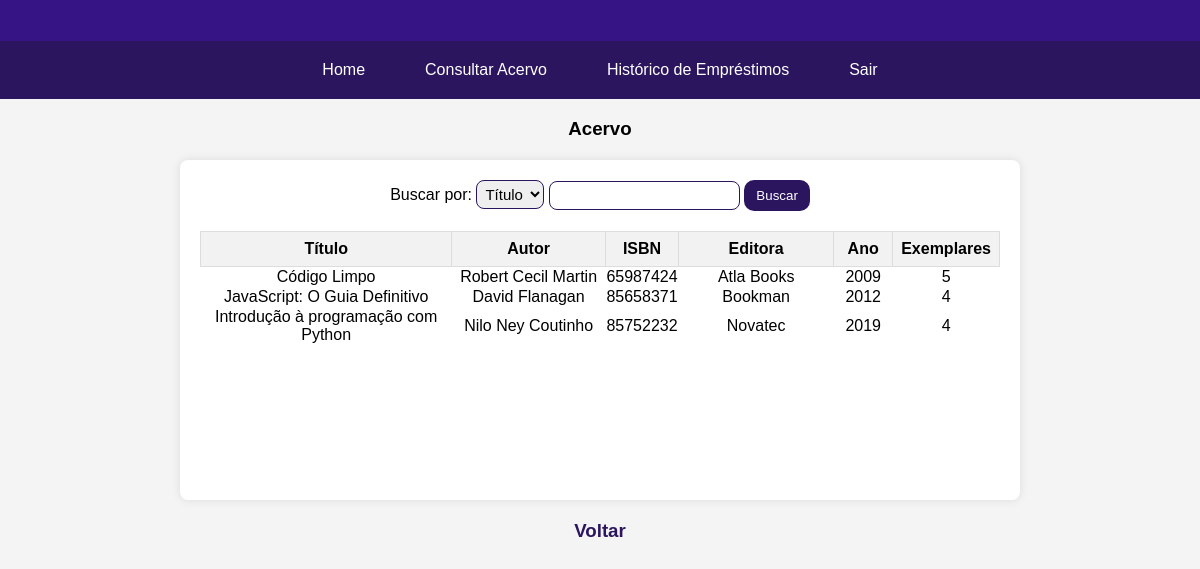
The app's page /usuario/acervo with its own data.
### app.py (models this page shows)
class Livro(db.Model):
    id = db.Column(db.Integer, primary_key=True)
    isbn = db.Column(db.String(20), unique = True, nullable = False)
    titulo = db.Column(db.String(200), nullable=False)
    autor = db.Column(db.String(100), nullable=False)
    editora = db.Column(db.String(200), nullable=False)
    ano = db.Column(db.String(100), nullable=False)
    disponivel = db.Column(db.Boolean, default=True)
    quantidade_exemplares = db.Column(db.Integer, nullable=False)

### app.py (the view)
@app.route('/usuario/acervo')
def acervo_usuario():
    tipo_busca = request.args.get('tipo_busca', 'titulo') #obtém o valor do parâmetro tipo_busca
    termo_busca = request.args.get('termo_busca', '') #obtém o valor do parâmetro termo_busca
    query = Livro.query
    if tipo_busca == 'titulo':
        query = query.filter(Livro.titulo.contains(termo_busca))
    elif tipo_busca == 'autor':
        query = query.filter(Livro.autor.contains(termo_busca))
    livros = query.all()
    if not livros:
        mensagem = 'Nenhum livro encontrado.'
        return render_template('acervo_usuario.html', mensagem=mensagem, tipo_busca=tipo_busca, termo_busca=termo_busca)
    return render_template('acervo_usuario.html', livros=livros, tipo_busca=tipo_busca, termo_busca=termo_busca)

### templates/acervo_usuario.html (shortened to what this page needs)
<!DOCTYPE html>
<html lang="pt-br">
<head>
    <link rel="stylesheet" href="/static/acervo_usuario.css">
</head>
<body>
    <header>
    </header>
    <nav>
        <a href="/usuario">Home</a>
        <a href="/usuario/acervo">Consultar Acervo</a>
        <a href="/usuario/historico">Histórico  de Empréstimos</a>
        <a href="/">Sair</a>
    </nav>
    <h3>Acervo</h3>
    <div>
        <form method="get" action="/usuario/acervo">
            <label for="tipo_busca">Buscar por:</label>
            <select name="tipo_busca">
                <option value="titulo" {% if tipo_busca == 'titulo' %}selected{% endif %}>Título</option>
            </select>
            <input type="text" name="termo_busca" value="{{ termo_busca }}">
            <button type="submit">Buscar</button>
        </form>
        {% if mensagem %}
            {{ mensagem }}
        {% else %}
            <table>
                <thead>
                    <tr>
                        <th class="titulo">Título</th>
                        <th class="autor">Autor</th>
                        <th class="isbn">ISBN</th>
                        <th class="editora">Editora</th>
                        <th class="ano">Ano</th>
                        <th>Exemplares</th>
                    </tr>
                </thead>
                <tbody>
                    {% for livro in livros %}
                    <tr>
                        <td>{{livro.titulo}}</td>
                        <td>{{livro.autor}}</td>
                        <td>{{livro.isbn}}</td>
                        <td>{{livro.editora}}</td>
                        <td>{{livro.ano}}</td>
                        <td>{{livro.quantidade_exemplares}}</td>
                    </tr>
                    {% endfor %}
                </tbody>
            </table>
        {% endif %}
    </div>
    <h3><a href="/usuario">Voltar</a></h3>
</body>
</html>

### static/acervo_usuario.css (style rules this page uses)
body { font-family: 'Arial', sans-serif; background-color: #f4f4f4; margin: 0; padding: 0; }
header { background-color: #361486; color: #fff; padding: 10px 0; text-align: center; }
nav { display: flex; justify-content: center; background-color: #2b155e; padding: 10px 0; }
nav a { color: #fff; text-decoration: none; padding: 10px 20px; margin: 0 10px; border-radius: 4px; }
div { max-width: 1000px; margin: 20px auto; background-color: #fff; padding: 20px; box-shadow: 0 0 10px rgba(0, 0, 0, 0.1); border-radius: 8px; }
.titulo { width: 350px; }
.autor, .editora { width: 200px; }
.ano { width: 50px; }
h3, form { text-align: center; }
form { text-align: center; }
input { border-radius: 8px; border-style: solid; border-color: #2b155e; border-width: 1px; padding: 6px; }
select { border-radius: 8px; border-style: solid; border-color: #2b155e; border-width: 1px; padding: 4px; font-size: 15px; }
button { background-color: #2b155e; border-radius: 10px; color: white; padding: 8px 12px; border: none; cursor: pointer; }
div { max-width: 800px; height: 300px; margin: 20px auto; background-color: #fff; padding: 20px; box-shadow: 0 0 10px rgba(0, 0, 0, 0.1); border-radius: 8px; overflow-y: scroll; }
h3 { text-align: center; }
a { text-decoration: none; color: #2b155e; }
table { width: 100%; border-collapse: collapse; margin-top: 20px; }
th { background-color: #f2f2f2; border: 1px solid #dddddd; text-align: center; padding: 8px; }
td { text-align: center; }

### records on screen
Livro: titulo "Código Limpo", autor "Robert Cecil Martin", isbn "65987424", editora "Atla Books", ano "2009", quantidade_exemplares "5"
Livro: titulo "JavaScript: O Guia Definitivo", autor "David Flanagan", isbn "85658371", editora "Bookman", ano "2012", quantidade_exemplares "4"
Livro: titulo "Introdução à programação com Python", autor "Nilo Ney Coutinho", isbn "85752232", editora "Novatec", ano "2019", quantidade_exemplares "4"
